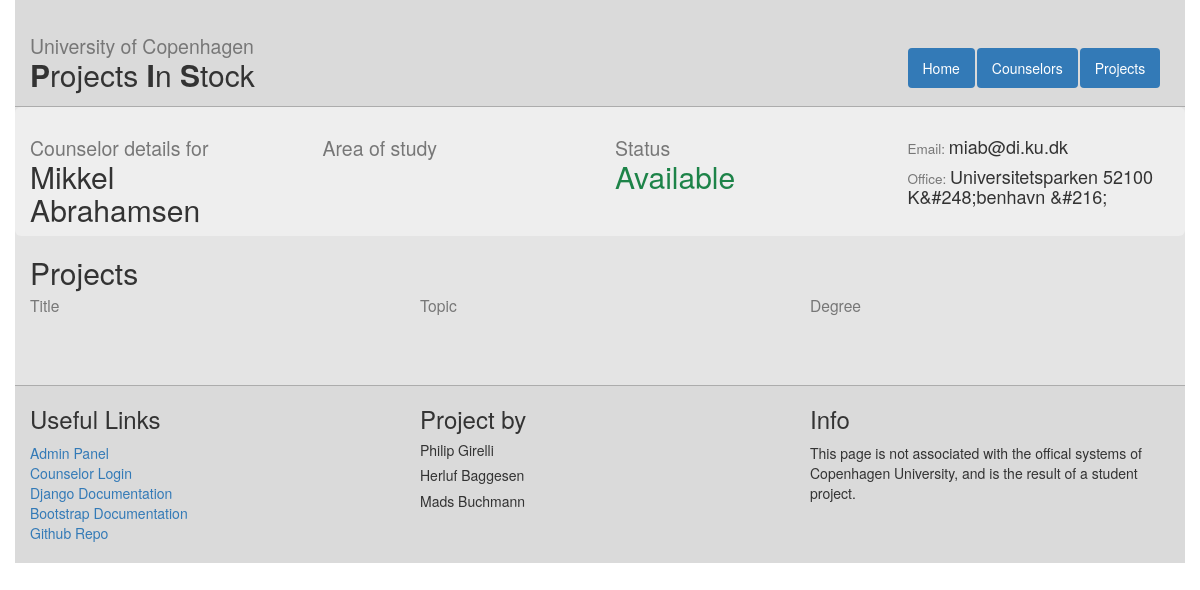
Page /counselors/668/ on the earlier database version.
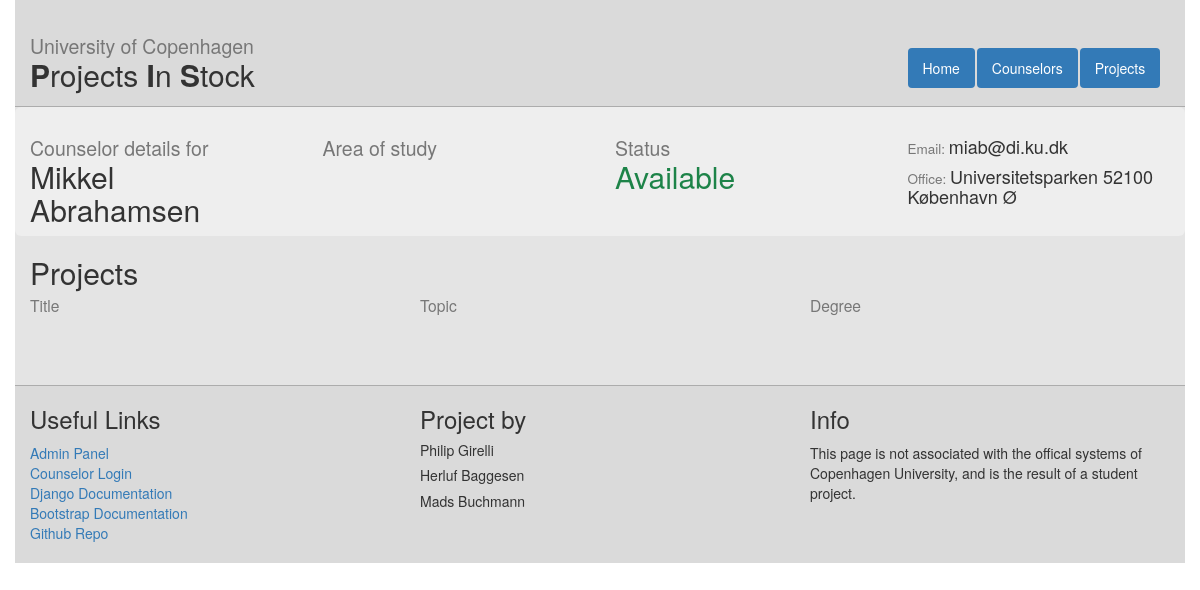
Same page on the later database version.
### web/models.py (models this page shows, shortened)
class Counselor(models.Model):
    readonly_fields=('account_id',)
    name = models.CharField(max_length=255)
    email = models.EmailField()
    studyArea = models.CharField(max_length=255)
    office = models.CharField(max_length=255)
    projects = models.ManyToManyField(Project)
    url = models.URLField(default="NOURL")
    accountId = models.IntegerField(default=-1)
    statusChoices = (('Available','Available'),('Unavailable','Unavailable'))
    status = models.CharField(max_length=50, choices=statusChoices, default='Available')

### web/views.py (the view)
# urls.py: url(r'^counselors/(?P<counselor_id>[0-9]+)/$', views.counselor_detail, name="counselor_detail"),
def counselor_detail(request, counselor_id):
    counselor = get_object_or_404(Counselor, id=counselor_id)
    context = {
        'counselor': counselor
    }
    return render(request, 'web/counselor_detail.html', context)

### web/templates/web/counselor_detail.html (shortened to what this page needs)
{%extends "web/master.html" %}
{% block content%}
<div class="row info-box">
  <div class="col-md-3">
    <h2><small>Counselor details for</small><br />{{ counselor.name }}</h2>
  </div>
  <div class="col-md-3">
    <h2><small>Area of study</small><br />{{ counselor.study_area }}</h2>
  </div>
  <div class="col-md-3">
    <h2><small>Status</small><br />
        {% if counselor.status == "Available" %}
        <p class="colgreen">Available</p>
        {% else %}
        <p class="colred">Unavailable</p>
        {% endif %}
    </h2>
  </div>
  <div class="col-md-3">
    <br />
    <h4><small>Email:  </small>{{ counselor.email }}</h4>
    <h4><small>Office:  </small>{{ counselor.office }}</h4>
  </div>
</div>
  <h2>Projects</h2>
<div style="position: relative; top: -30px;">
  <div class="row">
    <div class="col-md-4">
      <h3><small>Title</small></h3>
    </div>
    <div class="col-md-4">
      <h3><small>Topic</small></h3>
    </div>
    <div class="col-md-4">
      <h3><small>Degree</small></h3>
    </div>
  </div>
</div>
{% endblock %}

Differences in the rows shown:
changed Counselor "Mikkel Abrahamsen": office "Universitetsparken 52100 K&#248;benhavn &#216;" → "Universitetsparken 52100 København Ø"
